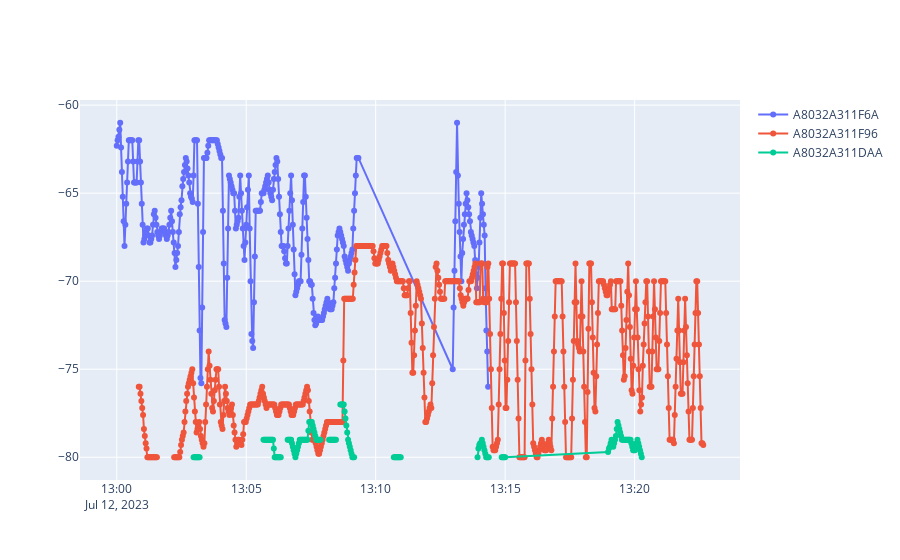

Notebook code for this chart:
### Code cell
fig=rssi_viewer(rssi_df)

### Figure 1 — Plotly figure (JSON) as saved in the notebook; plotly's stock layout.template omitted (floating-point values rounded to 4 significant figures; data arrays with more than 128 entries replaced by an {"elided": "..."} marker saying what was removed)
{"data": [{"mode": "lines+markers", "name": "A8032A311F6A", "type": "scatter", "x": {"elided": "323 str values"}, "y": {"elided": "323 float values"}}, {"mode": "lines+markers", "name": "A8032A311F96", "type": "scatter", "x": {"elided": "655 str values"}, "y": {"elided": "655 float values"}}, {"mode": "lines+markers", "name": "A8032A311DAA", "type": "scatter", "x": {"elided": "402 str values"}, "y": {"elided": "402 float values"}}], "layout": {}}
